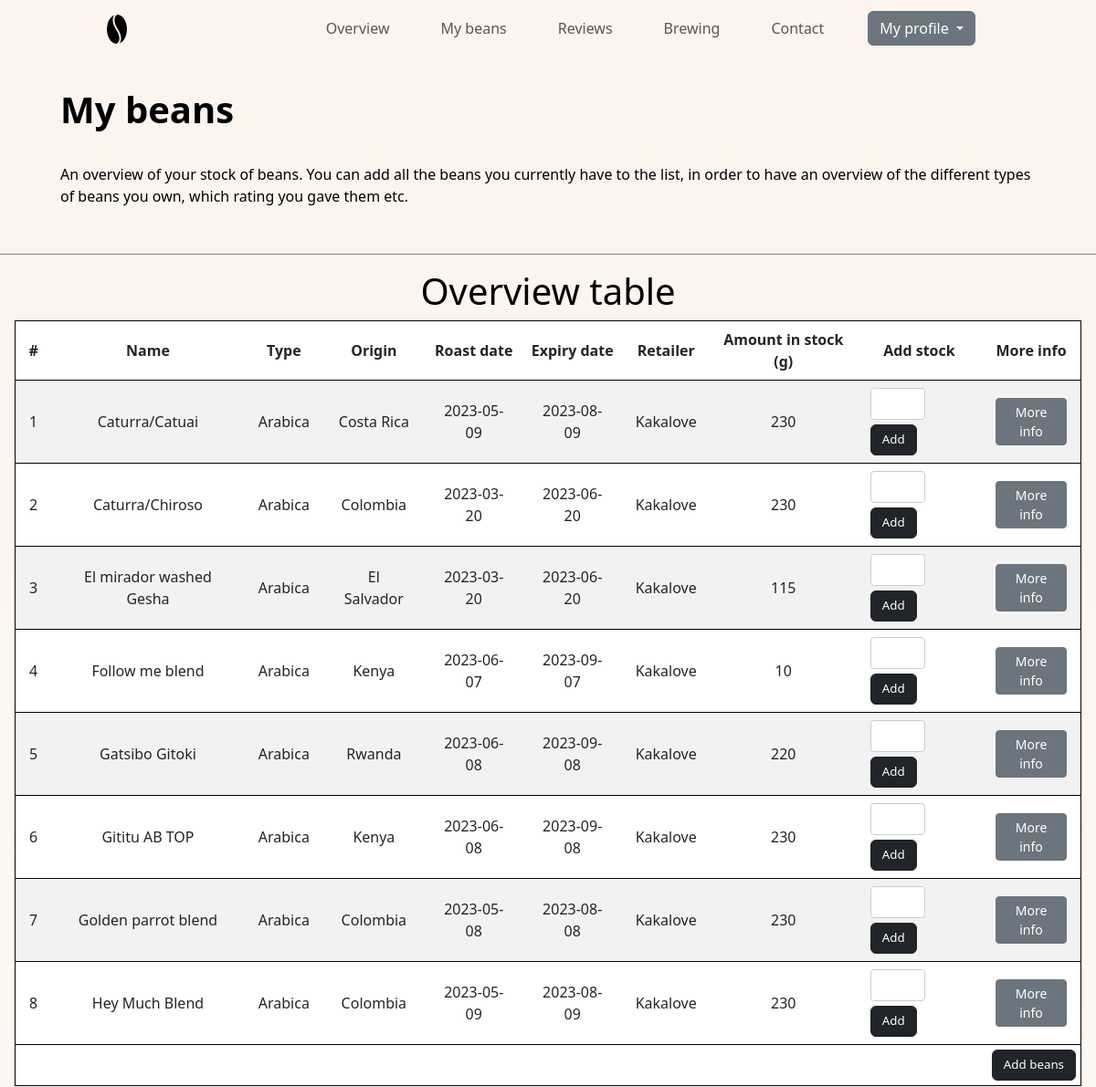
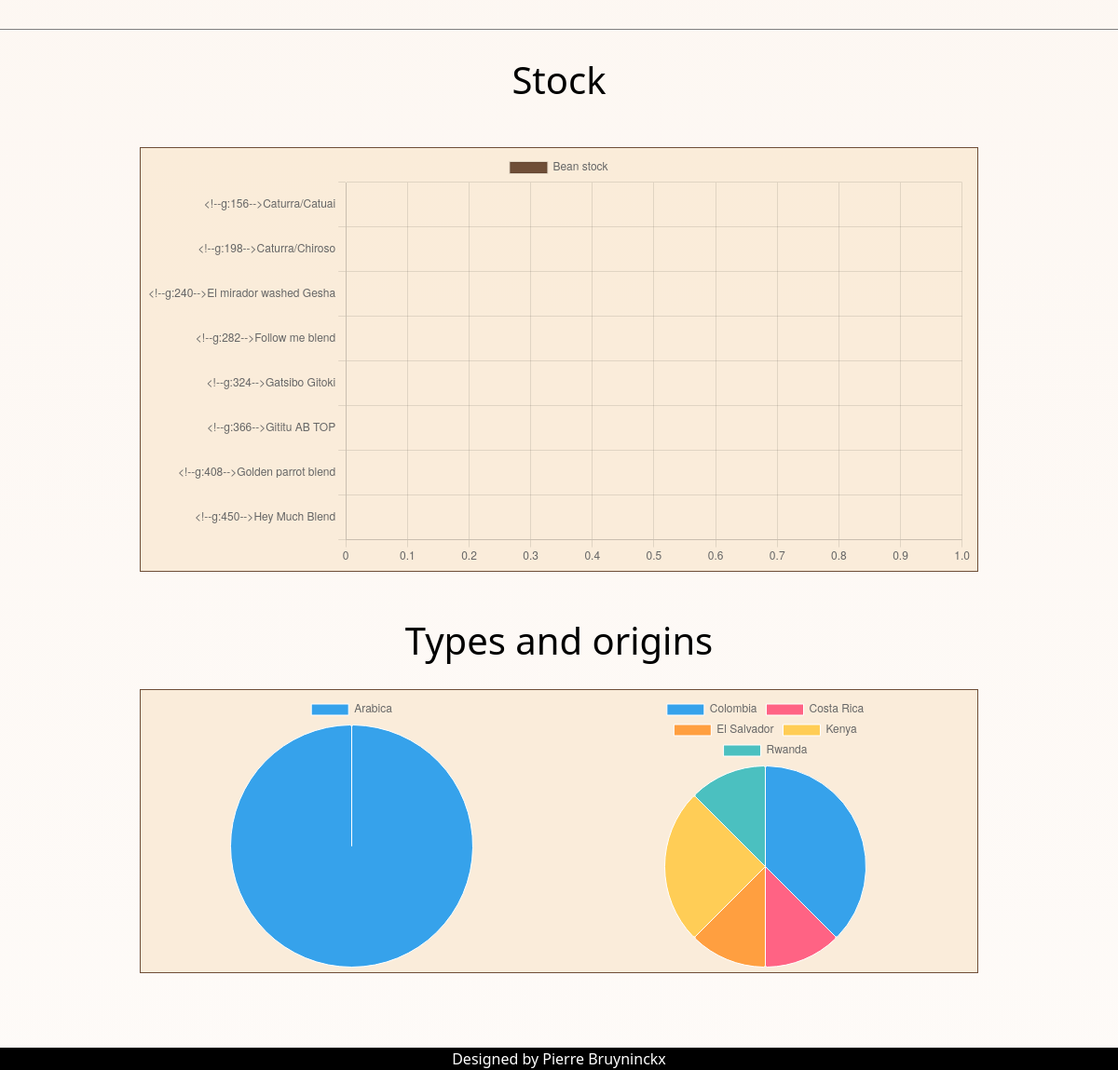
/mybeans (signed in), run on an earlier commit of the app's database (2 pictures, top to bottom).
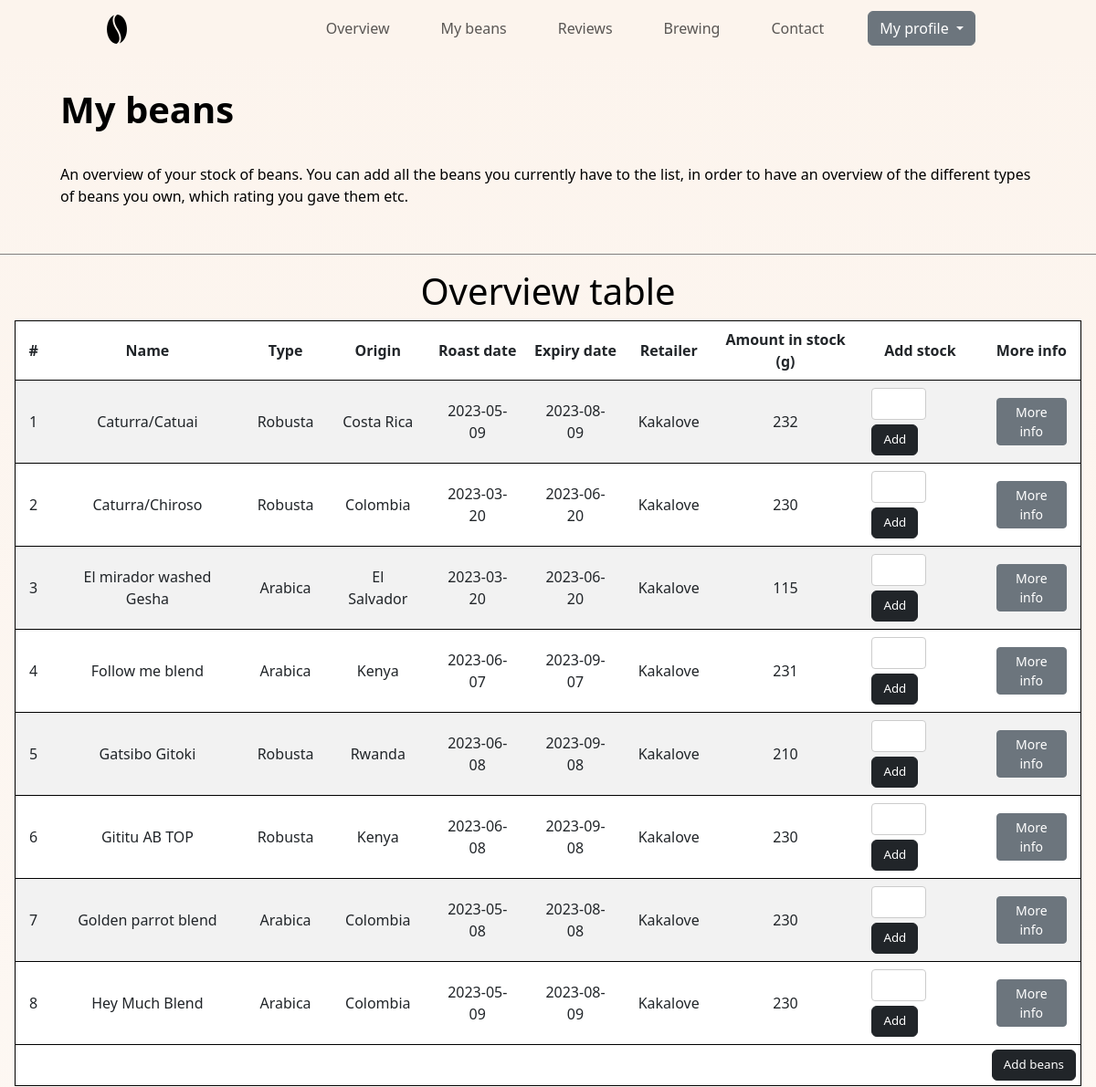
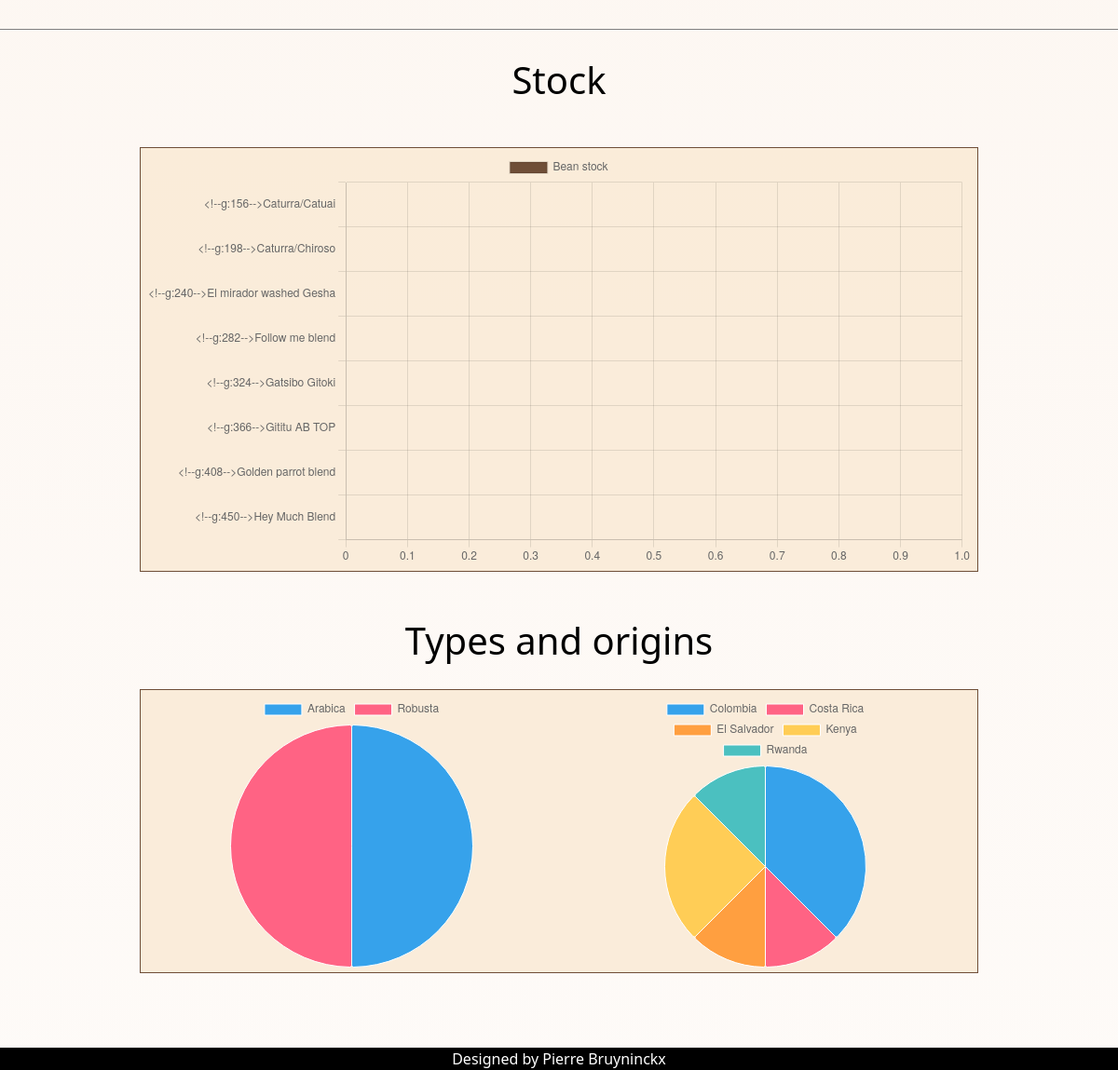
And on a later commit of the database (2 pictures, top to bottom).
### tables this page shows
CREATE TABLE "mybeans" (
	"user_id"	INTEGER NOT NULL,
	"bean_name"	TINY TEXT NOT NULL,
	"origin"	TINY TEXT NOT NULL,
	"roast_date"	DATE NOT NULL,
	"expiry_date"	DATE NOT NULL,
	"retailer"	TINY TEXT NOT NULL,
	"amount"	INTEGER NOT NULL,
	"type"	TEXT,
	"roasting_level"	INTEGER,
	"notes"	TINY TEXT,
	"acidity"	INTEGER,
	"CR_review"	INTEGER,
	"description"	TEXT,
	"comments"	TEXT,
	FOREIGN KEY("user_id") REFERENCES "users"("id")
);

### app.py (the view)
@app.route("/mybeans", methods=["GET", "POST"])
@login_required
def mybeans():
    id = session.get("user_id")
    if request.method == "POST":
        name = request.form.get("BeanName")
        name_check = db.execute("SELECT * FROM mybeans WHERE user_id == ? AND bean_name == ?", id, name)
        if len(name_check) != 0:
            flash("This coffee bean already exists in your table!")
            return redirect("/mybeans")
        origin = request.form.get("BeanOrigin")
        roastDate = request.form.get("RoastDate")
        expiryDate = request.form.get("ExpiryDate")
        retailer = request.form.get("Retailer")
        stock = request.form.get("Stock")
        type = request.form.get("Type")
        roast = request.form.get("Roast")
        notes = request.form.get("Notes")
        acidity = request.form.get("Acidity")
        CR_review = request.form.get("CR_Review")
        description = request.form.get("Description")
        comments = request.form.get("Comments")
        print(f"Name: {name}\nOrigin: {origin}\nRoast date: {roastDate}\nExpiry date: {expiryDate}\nRetailer: {retailer}\nStock: {stock}\nType: {type}\nRoast: {roast}\nNotes: {notes}\nAcidity: {acidity}\nCR Review: {CR_review}\nDescription: {description}\nComments: {comments}\n")
        db.execute("INSERT into mybeans (user_id, bean_name, origin, roast_date, expiry_date, retailer, amount, type, roasting_level, notes, acidity, CR_review, description, comments) VALUES (?, ?, ?, ?, ?, ?, ?, ?, ?, ?, ?, ?, ?, ?);", id, name, origin, roastDate, expiryDate, retailer, stock, type, roast, notes, acidity, CR_review, description, comments)
        flash('Bean information added')
        return redirect("/mybeans"), 200
    else:
        table_data = db.execute("SELECT bean_name, type, origin, roast_date, expiry_date, retailer, amount FROM mybeans WHERE user_id == ? GROUP BY bean_name", id)
        chart_data_type = db.execute("SELECT type, COUNT(type) as n FROM mybeans WHERE user_id == ? GROUP BY type;", id)
        chart_data_origin = db.execute("SELECT origin, COUNT(type) as n FROM mybeans WHERE user_id == ? GROUP BY origin;", id)
        print(f"Type: {chart_data_type}")
        print(f"Origin: {chart_data_origin}")
        return render_template("mybeans.html", beans_data = table_data, chart_data_type = chart_data_type, chart_data_origin = chart_data_origin)

### app.py (called while the page is built)
@app.after_request
def after_request(response):
    response.headers["Cache-Control"] = "no-cache, no-store, must-revalidate"
    response.headers["Expires"] = 0
    response.headers["Pragma"] = "no-cache"
    return response

### helpers.py (called while the page is built)
def login_required(f):
    @wraps(f)
    def decorated_function(*args, **kwargs):
        if session.get("user_id") is None:
            return redirect("/login")
        return f(*args, **kwargs)
    return decorated_function

### templates/mybeans.html (shortened to what this page needs)
{% extends "layout.html" %}
{% block main%}
<div class="beans_container">
    <div class="heading">
       <div class="header">
            <h1>My beans</h1>
            <p>An overview of your stock of beans. You can add all the beans you currently have to the list, in order to have an overview of the different types of beans you own, which rating you gave them etc.</p>
        </div>
    </div>
    <div class="break_line"></div>
    <section id="beans_table">
        <div class="beans_table_item">
            <h1>Overview table</h1>
            <table class="table table-striped table-responsive table-hover" id="mybeans">
            <thead>
                <tr>
                    <th scope="col">#</th>
                    <th scope="col">Name</th>
                    <th scope="col">Type</th>
                    <th scope="col">Origin</th>
                    <th scope="col">Roast date</th>
                    <th scope="col">Expiry date</th>
                    <th scope="col">Retailer</th>
                    <th scope="col">Amount in stock (g)</th>
                    <th scope="col">Add stock</th>
                    <th scope="col">More info</th>
                </tr>
            </thead>
            <tbody>
                {% for row in beans_data %}
                <tr>
                    <td scope="row" class="countercell"></td>
                    <td class="bean_name">{{ row['bean_name'] }}</td>
                    <td class="type">{{ row['type'] }}</td>
                    <td class="origin">{{ row['origin'] }}</td>
                    <td>{{ row['roast_date'] }}</td>
                    <td>{{ row['expiry_date'] }}</td>
                    <td>{{ row['retailer'] }}</td>
                    <td class="bean_stock">{{ row['amount'] }}</td>
                    <td>
                        <form action="/addstock" method="post">
                            <div class="add_stock_form">
                                <input type="number" id="stock" name="stock" min="0" required step="1">
                                <button class="btn btn-dark" type="submit">Add</button>
                            </div>
                        </form>
                    </td>
                    <td>
                        <button type="submit" class=" btn btn-secondary btn-sm moreInfo">More info</button>
                    </td>
                </tr>
                {% endfor %}
            </tbody>
            <tfoot>
                <tr>
                    <td></td>
                    <td></td>
                    <td></td>
                    <td></td>
                    <td></td>
                    <td></td>
                    <td></td>
                    <td></td>
                    <td></td>
                    <td>
                        <button type="button" class="btn btn-dark" data-bs-toggle="modal" data-bs-target="#ModalBeanForm">
                            Add beans
                        </button>
                    </td>
                </tr>
        </table>
        </div>
    </section>
    <div class="break_line"></div>
    <section class="charts">
        <head><h1>Stock</h1></head>
        <div class="bar">
            <canvas id="myChart1"></canvas>
        </div>
        <head><h1>Types and origins</h1></head>
        <div class="pies">
            <div class="pie">
                <canvas id="myChart2">
                </canvas>
            </div>
            <div class="pie">
                <canvas id="myChart3">
                </canvas>
            </div>
        </div>
    </section>
</div>
{% endblock %}

### templates/layout.html (shortened to what this page needs)
<!DOCTYPE html>
<html lang="en">
<head>
    <link rel="stylesheet" href="../static/styles.css">
    <link href="https://cdn.jsdelivr.net/npm/bootstrap@5.3.0/dist/css/bootstrap.min.css" rel="stylesheet">
</head>
<body class="body">
    <nav class="navbar navbar-expand-md" id="navbar_wrap">
        <div class="container-fluid" >
            <a class="navbar-brand" href="/"><img src="../static/images/coffee-bean.png" alt="coffe bean navbar-toggler-icon"></a>
            <div class="collapse navbar-collapse navigation_items" id="navbarNav">
                {% if session["user_id"] %}
                <ul class="navbar-nav nav_list">
                <li class="nav-item">
                    <a class="nav-link"  href="/">Overview</a>
                </li>
                <li class="nav-item">
                    <a class="nav-link" href="/mybeans">My beans</a>
                </li>
                <li class="nav-item">
                    <a class="nav-link" href="/reviews">Reviews</a>
                </li>
                <li class="nav-item">
                    <a class="nav-link" href="/brewing">Brewing</a>
                </li>
                <li class="nav-item ">
                    <a class="nav-link" href="/contact">Contact</a>
                </li>
                <li class="nav-item dropdown">
                    <button class="btn btn-secondary dropdown-toggle" type="button" data-bs-toggle="dropdown" aria-expanded="false">
                        My profile
                    </button>
                </li>
                </ul>
                {% endif %}
            </div>
        </div>
    </nav>
    <main class="my_container" >
        {% block main %}{% endblock %}
    </main>
    <footer class="small_footer">
        <span style="color: white;">Designed by Pierre Bruyninckx</span>
    </footer>
</body>
</html>

### static/styles.css (style rules this page uses)
.body { display: flex; flex-wrap: wrap; flex-shrink: 0; flex-grow: 0; background: linear-gradient(#FCF4ED, #fcf4ed6a); color: black; min-height: 100vh; margin: 0; padding: 0; box-sizing: content-box; width: 100vw; }
.my_container { display: block; margin: 80px auto; }
#navbar_wrap { display: flex; position: fixed; padding: 10px 100px; top: 0; background-color: #FCF4ED; justify-items: center; width: 100%; z-index: 1; }
.navigation_items { justify-content:right }
.navbar-nav li { margin: auto 20px; }
.nav_list a, button { float: right; }
main { min-height: 88vh; margin-top: 30px }
.small_footer { background-color: black; display: flex; justify-content: center; margin: auto 0; width: 100%; }
.header { text-align: left; padding: 1rem; margin: 10px 0; margin: 0 50px; }
.break_line { width: 100%; border-bottom: 1px solid grey; margin: 0 10px auto auto; justify-self: center; }
.header h1 { font-weight: 800; }
.header p { margin: 35px auto; }
.login_fields input, button { margin: 10px; }
input { width: 100%; padding: 12px; border: 1px solid #ccc; border-radius: 4px; box-sizing: border-box; margin-top: 6px; margin-bottom: 16px; }
.beans_container { display: grid; text-align: center; height: fit-content; }
.heading { display: flex; flex-wrap: wrap; }
#beans_table { display: flex; flex-wrap: wrap; justify-content: center; text-align: center; padding: 1rem; }
table { counter-reset: tableCount; }
.countercell:before { content: counter(tableCount); counter-increment: tableCount; }
.beans_table_item { display: flex; flex-wrap: wrap; justify-content: center; align-items: center; }
.beans_table_item table { border: 1px solid black; }
.beans_table_item table thead { text-align: center; vertical-align: middle; }
.beans_table_item table td { vertical-align: middle; width: fit-content; padding-left: 15px; padding-right: 15px; }
.beans_table_item table tfoot td { padding: 5px; }
.beans_table_item table tfoot button { height: fit-content; font-size: smaller; }
.add_stock_form > input { line-height: 50%; max-width: 60px; max-height: 35px; }
.add_stock_form > button { max-width: fit-content; max-height: fit-content; font-size: smaller; }
.add_stock_form { display: flex; flex-wrap: wrap; align-items: center; justify-content: space-between; gap: 5px; }
.charts { display: grid; flex-direction: column; justify-content: center; align-items: center; gap: 20px; }
.charts h1 { margin-top: 30px; }
.bar { width: 75vw; margin-top: 20px; }
.bar, .pies { display: block; background-color: rgba(250, 235, 215, 0.878); border: 1px solid #6F4E37; padding: 5px; }
.pies { display: flex; flex-wrap: wrap; justify-content: space-around; align-items: center; }
.pie { width: 33%; }
.pie canvas { width: 50%; }

What changed in the data, as far as the page shows it:
changed mybeans "Caturra/Catuai": type "Arabica" → "Robusta"; amount "230" → "232"
changed mybeans "Caturra/Chiroso": type "Arabica" → "Robusta"
changed mybeans "Follow me blend": amount "10" → "231"
changed mybeans "Gatsibo Gitoki": type "Arabica" → "Robusta"; amount "220" → "210"
changed mybeans "Gititu AB TOP": type "Arabica" → "Robusta"
Also different on the page:
chart data {{ chart_data_type|tojson() }}: [{"n": 8, "type": "Arabica"}] → [{"n": 4, "type": "Arabica"}, {"n": 4, "type": "Robusta"}]
